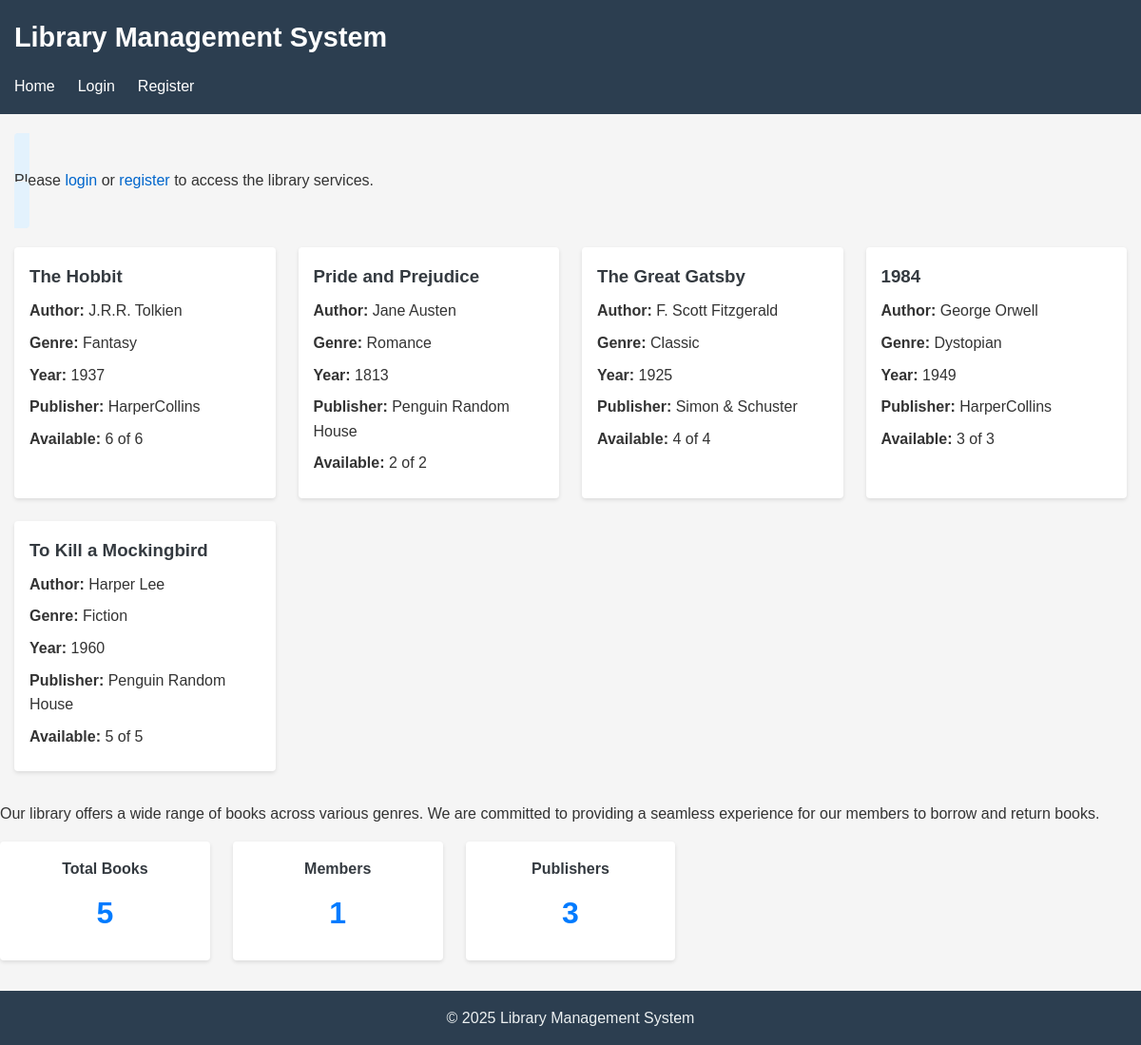
Before: / with the older database file.
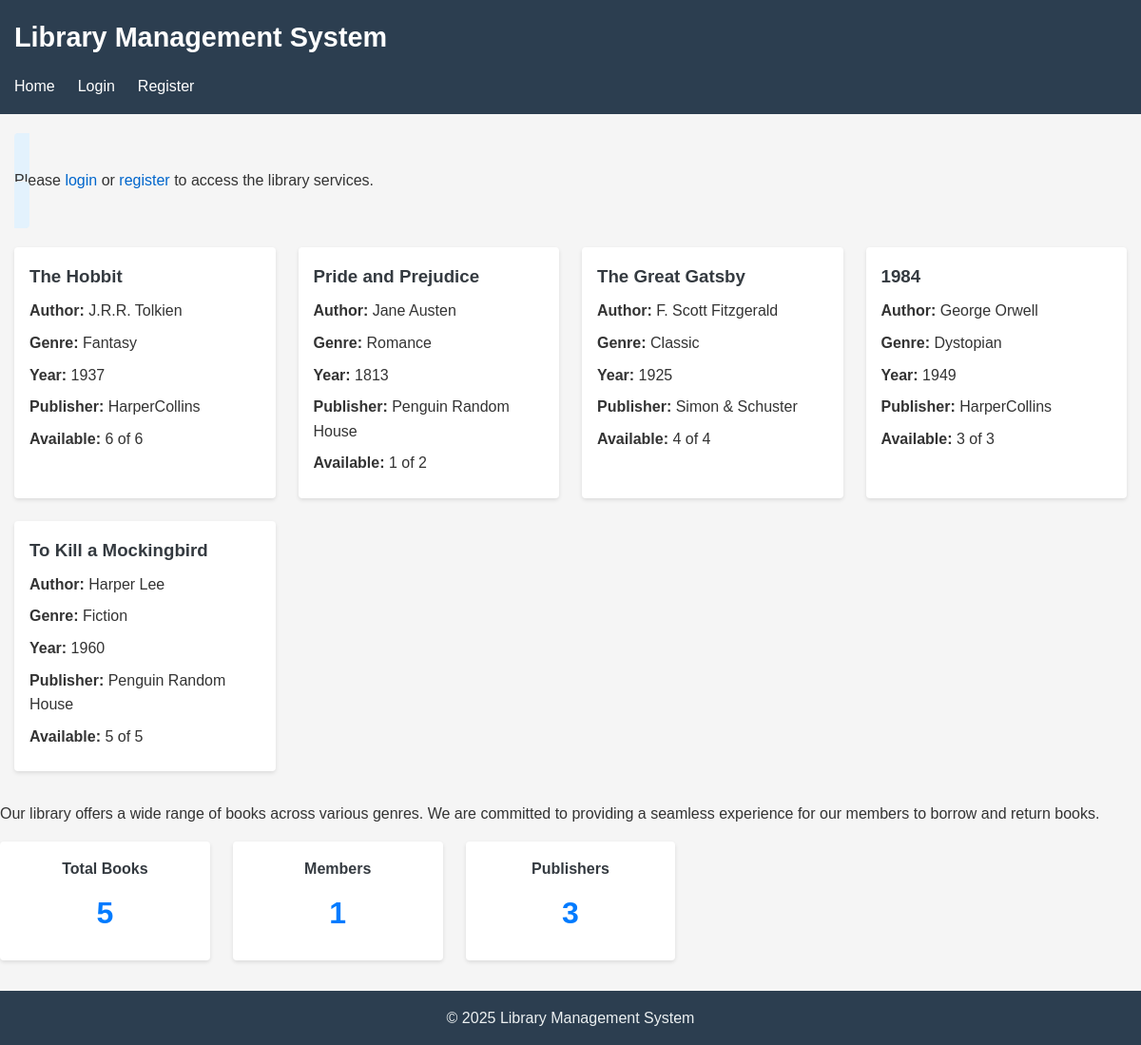
After: the same page with the newer database file.
### tables this page shows
CREATE TABLE books (
    id INTEGER PRIMARY KEY AUTOINCREMENT,
    title TEXT NOT NULL,
    author TEXT NOT NULL,
    publisher_id INTEGER,
    year INTEGER,
    isbn TEXT,
    genre TEXT,
    quantity INTEGER NOT NULL DEFAULT 1,
    available INTEGER NOT NULL DEFAULT 1,
    created_at TIMESTAMP DEFAULT CURRENT_TIMESTAMP,
    updated_at TIMESTAMP DEFAULT CURRENT_TIMESTAMP,
    FOREIGN KEY (publisher_id) REFERENCES publishers(id)
);

CREATE TABLE publishers (
    id INTEGER PRIMARY KEY AUTOINCREMENT,
    name TEXT NOT NULL,
    address TEXT,
    contact_info TEXT,
    created_at TIMESTAMP DEFAULT CURRENT_TIMESTAMP,
    updated_at TIMESTAMP DEFAULT CURRENT_TIMESTAMP
);

### includes/session.php (called while the page is built, shortened)
<?php
function is_logged_in() {
    return isset($_SESSION['logged_in']) && $_SESSION['logged_in'] === true;
}

### includes/db.php (called while the page is built, shortened)
<?php
function get_db_connection() {
    static $db = null;
    if ($db === null) {
        $db_path = __DIR__ . '/../database/library.db';
        try {
            $db = new \SQLite3($db_path);
            $db->enableExceptions(true);
            $db->exec('PRAGMA foreign_keys = ON');
            $db->exec('PRAGMA journal_mode = WAL');
        } catch (\Exception $e) {
            die("Database connection failed: " . $e->getMessage());
        }
    }
    return $db;
}
function db_query($sql, $params = []) {
    $db = get_db_connection();
    try {
        $stmt = $db->prepare($sql);
        $result = $stmt->execute();
        return $result;
    } catch (\Exception $e) {
        error_log("Database query error: " . $e->getMessage() . " in query: " . $sql);
        return false;
    }
}
function db_fetch_assoc($result) {
    if ($result) {
        return $result->fetchArray(SQLITE3_ASSOC);
    }
    return false;
}
function db_fetch_all($result) {
    $rows = [];
    if ($result) {
        while ($row = $result->fetchArray(SQLITE3_ASSOC)) {
            $rows[] = $row;
        }
    }
    return $rows;
}

### index.php (the view, shortened to what this page needs)
<?php
require_once __DIR__ . '/includes/db.php';
require_once __DIR__ . '/includes/session.php';
require_once __DIR__ . '/layouts/Layout.php';
$recent_books = db_query(
    "SELECT b.*, p.name as publisher_name
     FROM books b
     LEFT JOIN publishers p ON b.publisher_id = p.id
     ORDER BY b.id DESC LIMIT 5"
);
$recent_books = db_fetch_all($recent_books);
?>
<div class="home-page">
    <Layout::pageTitle('Welcome to the Library Management System');
    <?php if (!is_logged_in()): ?>
        <div class="welcome-message">
            <p>Please <a href="/auth/login.php">login</a> or <a href="/auth/register.php">register</a> to access the library services.</p>
        </div>
    <?php endif; ?>
    <div class="recent-books">
        <Layout::sectionTitle('Recently Added Books');
        <?php if (empty($recent_books)): ?>
            <p>No books available.</p>
        <?php else: ?>
            <div class="book-list">
                <?php foreach ($recent_books as $book): ?>
                    <div class="book-card">
                        <h3><?php echo htmlspecialchars($book['title']); ?></h3>
                        <p><strong>Author:</strong> <?php echo htmlspecialchars($book['author']); ?></p>
                        <p><strong>Genre:</strong> <?php echo htmlspecialchars($book['genre']); ?></p>
                        <p><strong>Year:</strong> <?php echo htmlspecialchars($book['year']); ?></p>
                        <p><strong>Publisher:</strong> <?php echo htmlspecialchars($book['publisher_name']); ?></p>
                        <p><strong>Available:</strong> <?php echo $book['available']; ?> of <?php echo $book['quantity']; ?></p>
                    </div>
                <?php endforeach; ?>
            </div>
        <?php endif; ?>
    </div>
    <div class="library-info">
        <Layout::sectionTitle('About Our Library');
        <p>Our library offers a wide range of books across various genres. We are committed to providing a seamless experience for our members to borrow and return books.</p>
        <div class="library-stats">
            <?php
            $total_books = db_query("SELECT COUNT(*) as count FROM books");
            $total_books = db_fetch_assoc($total_books)['count'];
            $total_members = db_query("SELECT COUNT(*) as count FROM users WHERE role = 'member'");
            $total_members = db_fetch_assoc($total_members)['count'];
            $total_publishers = db_query("SELECT COUNT(*) as count FROM publishers");
            $total_publishers = db_fetch_assoc($total_publishers)['count'];
            ?>
            <div class="stat-card">
                <h4>Total Books</h4>
                <p class="stat-number"><?php echo $total_books; ?></p>
            </div>
            <div class="stat-card">
                <h4>Members</h4>
                <p class="stat-number"><?php echo $total_members; ?></p>
            </div>
            <div class="stat-card">
                <h4>Publishers</h4>
                <p class="stat-number"><?php echo $total_publishers; ?></p>
            </div>
        </div>
    </div>

Changed rows visible on the page:
changed books "Pride and Prejudice": available "2" → "1"
